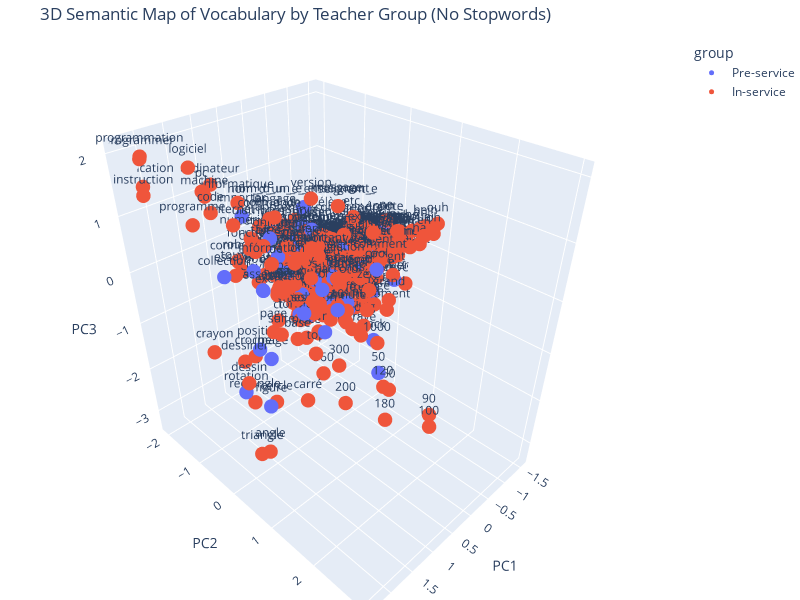

The cell this chart's notebook holds for it:
### Code cell
# --- Embed words ---
from sentence_transformers import SentenceTransformer

print("Encoding words...")
model = SentenceTransformer('sentence-transformers/paraphrase-multilingual-MiniLM-L12-v2')

word_embeddings_pre = model.encode(words_pre)
word_embeddings_in = model.encode(words_in)

# --- Stack all embeddings ---
import numpy as np
import pandas as pd

all_embeddings = np.vstack([word_embeddings_pre, word_embeddings_in])
all_words = words_pre + words_in
all_groups = ['Pre-service'] * len(words_pre) + ['In-service'] * len(words_in)

metadata_df = pd.DataFrame({
    'word': all_words,
    'group': all_groups
})

# --- 3D PCA ---
from sklearn.decomposition import PCA

print("Running PCA projection...")
pca = PCA(n_components=3)
proj_embeddings = pca.fit_transform(all_embeddings)

metadata_df['PC1'] = proj_embeddings[:, 0]
metadata_df['PC2'] = proj_embeddings[:, 1]
metadata_df['PC3'] = proj_embeddings[:, 2]

# --- 3D Plot ---
import plotly.express as px

print("Plotting...")
fig = px.scatter_3d(
    metadata_df,
    x='PC1', y='PC2', z='PC3',
    color='group',
    text='word',
    title='3D Semantic Map of Vocabulary by Teacher Group (No Stopwords)',
    width=800,
    height=600
)

fig.update_traces(marker=dict(size=5))
fig.update_layout(margin=dict(l=0, r=0, b=0, t=40))
fig.show()

### Figure 1 — Plotly figure (JSON) as saved in the notebook; plotly's stock layout.template omitted (floating-point values rounded to 4 significant figures; data arrays with more than 128 entries replaced by an {"elided": "..."} marker saying what was removed)
{"data": [{"hovertemplate": "group=Pre-service<br>PC1=%{x}<br>PC2=%{y}<br>PC3=%{z}<br>word=%{text}<extra></extra>", "legendgroup": "Pre-service", "marker": {"color": "#636efa", "size": 5, "symbol": "circle"}, "mode": "markers+text", "name": "Pre-service", "scene": "scene", "showlegend": true, "text": {"elided": "500 str values"}, "type": "scatter3d", "x": {"elided": "500 float values"}, "y": {"elided": "500 float values"}, "z": {"elided": "500 float values"}}, {"hovertemplate": "group=In-service<br>PC1=%{x}<br>PC2=%{y}<br>PC3=%{z}<br>word=%{text}<extra></extra>", "legendgroup": "In-service", "marker": {"color": "#EF553B", "size": 5, "symbol": "circle"}, "mode": "markers+text", "name": "In-service", "scene": "scene", "showlegend": true, "text": {"elided": "500 str values"}, "type": "scatter3d", "x": {"elided": "500 float values"}, "y": {"elided": "500 float values"}, "z": {"elided": "500 float values"}}], "layout": {"height": 600, "legend": {"title": {"text": "group"}, "tracegroupgap": 0}, "margin": {"b": 0, "l": 0, "r": 0, "t": 40}, "scene": {"domain": {"x": [0, 1], "y": [0, 1]}, "xaxis": {"title": {"text": "PC1"}}, "yaxis": {"title": {"text": "PC2"}}, "zaxis": {"title": {"text": "PC3"}}}, "title": {"text": "3D Semantic Map of Vocabulary by Teacher Group (No Stopwords)"}, "width": 800}}
